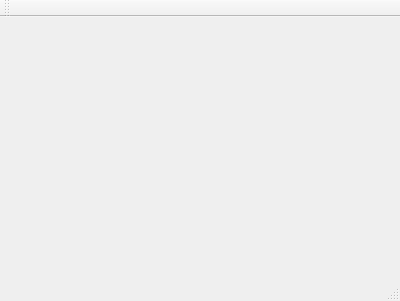
<?xml version="1.0" encoding="UTF-8"?>
<ui version="4.0">
 <class>MainWindow</class>
 <widget class="QMainWindow" name="MainWindow">
  <property name="enabled">
   <bool>true</bool>
  </property>
  <property name="geometry">
   <rect>
    <x>0</x>
    <y>0</y>
    <width>400</width>
    <height>301</height>
   </rect>
  </property>
  <property name="maximumSize">
   <size>
    <width>400</width>
    <height>301</height>
   </size>
  </property>
  <property name="windowTitle">
   <string>MainWindow</string>
  </property>
  <widget class="QWidget" name="centralWidget"/>
  <widget class="QMenuBar" name="menuBar">
   <property name="geometry">
    <rect>
     <x>0</x>
     <y>0</y>
     <width>400</width>
     <height>26</height>
    </rect>
   </property>
  </widget>
  <widget class="QToolBar" name="mainToolBar">
   <attribute name="toolBarArea">
    <enum>TopToolBarArea</enum>
   </attribute>
   <attribute name="toolBarBreak">
    <bool>false</bool>
   </attribute>
  </widget>
  <widget class="QStatusBar" name="statusBar"/>
 </widget>
 <layoutdefault spacing="6" margin="11"/>
 <resources/>
 <connections/>
</ui>
